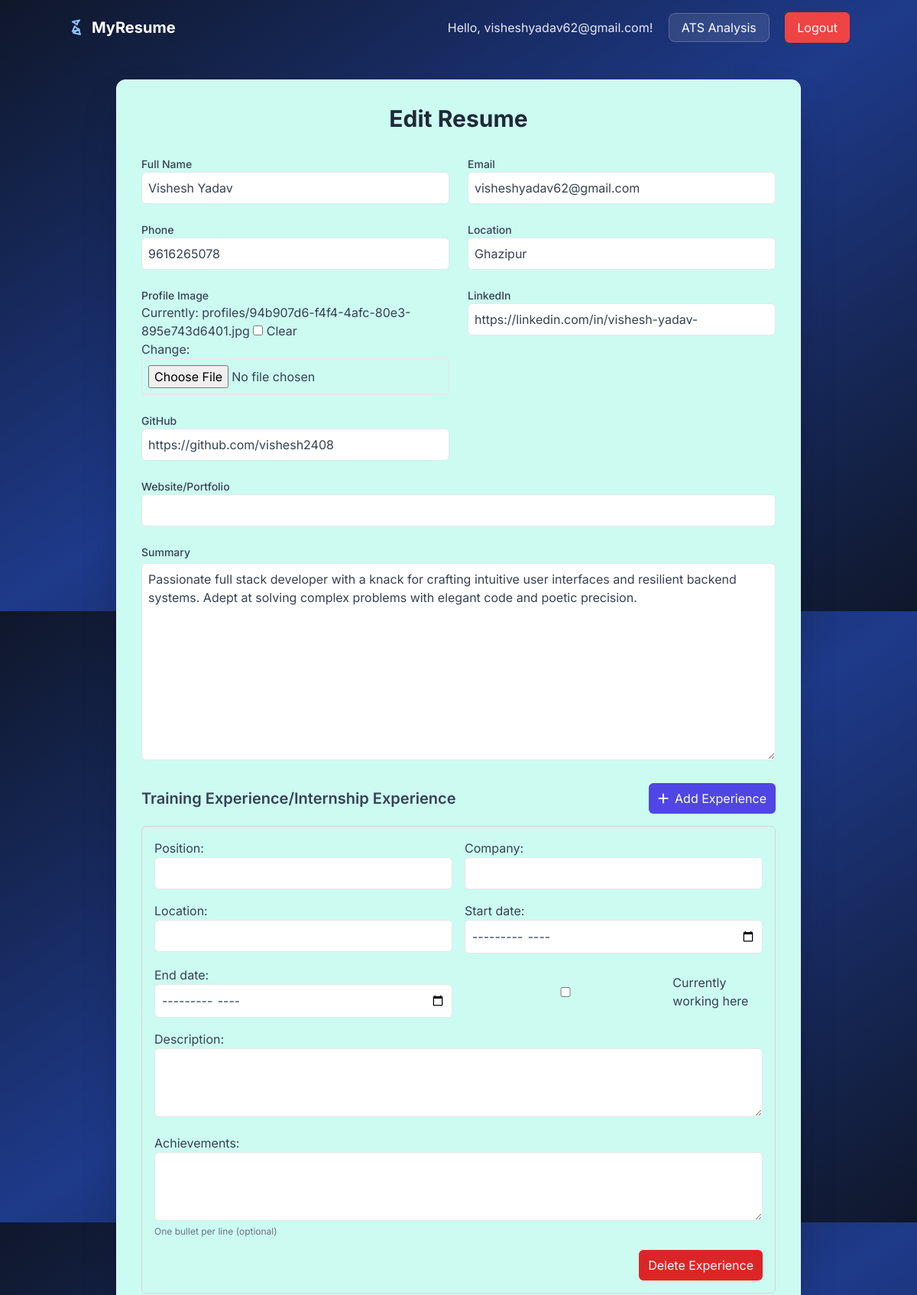
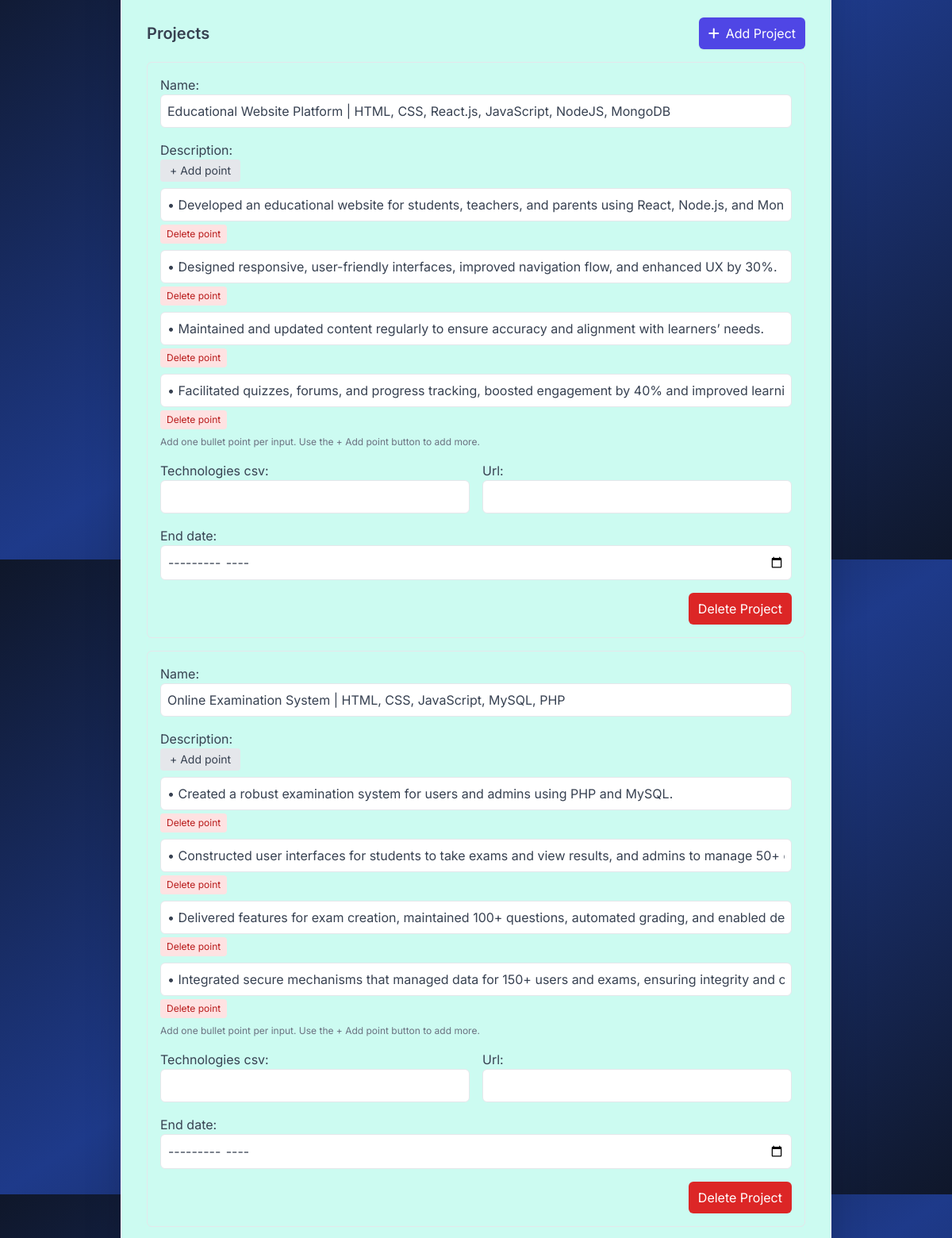
The app's page /edit/1/ (signed in, upper part) with its own data (2 pictures, top to bottom).
### app/models.py (models this page shows, shortened)
class Resume(models.Model):
    user = models.ForeignKey(User, on_delete=models.CASCADE)
    full_name = models.CharField(max_length=100)
    email = models.EmailField()
    phone = models.CharField(max_length=20)
    location = models.CharField(max_length=150, blank=True)
    linkedin = models.URLField(blank=True)
    github = models.URLField(blank=True)
    website = models.URLField(blank=True)
    summary = models.TextField(blank=True)
    profile_image = models.ImageField(upload_to='profiles/', null=True, blank=True)
    created_at = models.DateTimeField(auto_now_add=True)
    updated_at = models.DateTimeField(auto_now=True)

### app/views.py (the view)
# urls.py: path('edit/<int:pk>/', views.resume_edit_view, name='resume_edit'),
@login_required
def resume_edit_view(request, pk):
    resume = get_object_or_404(Resume, pk=pk, user=request.user)
    if request.method == 'POST':
        form = ResumeForm(request.POST, request.FILES, instance=resume)
        project_formset = ProjectFormSet(request.POST, instance=resume, prefix='projects')
        cert_formset = CertificationFormSet(request.POST, instance=resume, prefix='certs')
        edu_formset = EducationFormSet(request.POST, instance=resume, prefix='edu')
        extra_formset = ExtracurricularFormSet(request.POST, instance=resume, prefix='extra')
        exp_formset = ExperienceFormSet(request.POST, instance=resume, prefix='exp')
        skill_formset = SkillFormSet(request.POST, instance=resume, prefix='skills')
        if form.is_valid() and all([
            project_formset.is_valid(), cert_formset.is_valid(), edu_formset.is_valid(), extra_formset.is_valid(), exp_formset.is_valid(), skill_formset.is_valid()
        ]):
                max_retries = 5
                backoff = 0.1
                last_exc = None
                for attempt in range(1, max_retries + 1):
                    try:
                        with transaction.atomic():
                            inst = form.save(commit=False)
                            inst.summary = request.POST.get('summary', inst.summary)
                            inst.save()
                            project_formset.save()
                            cert_formset.save()
                            edu_formset.save()
                            extra_formset.save()
                            exp_formset.save()
                            skill_formset.save()
                        last_exc = None
                        break
                    except db_utils.OperationalError as e:
                        last_exc = e
                        msg = str(e).lower()
                        if 'database is locked' in msg or 'database is busy' in msg:
                            logger.warning('Database locked on save attempt %s/%s for resume %s; retrying after %.2fs', attempt, max_retries, resume.pk, backoff)
                            time.sleep(backoff)
                            backoff *= 2
                            continue
                        else:
                            raise
                if last_exc:
                    logger.error('Failed to save resume %s after %s attempts: %s', resume.pk, max_retries, last_exc)
                    raise last_exc
                return redirect('app:resume_list')
        else:
            logger.error('Resume edit validation failed for resume id %s by user %s', resume.pk, request.user)
            logger.error('POST keys: %s', list(request.POST.keys()))
            if not form.is_valid():
                logger.error('Resume form errors: %s', form.errors)
            for name, fs in [('projects', project_formset), ('certs', cert_formset), ('edu', edu_formset), ('extra', extra_formset), ('exp', exp_formset), ('skills', skill_formset)]:
                if not fs.is_valid():
                    logger.error('Formset %s errors: %s', name, fs.errors)
    else:
        form = ResumeForm(instance=resume)
        project_formset = ProjectFormSet(instance=resume, prefix='projects')
        cert_formset = CertificationFormSet(instance=resume, prefix='certs')
        edu_formset = EducationFormSet(instance=resume, prefix='edu')
        extra_formset = ExtracurricularFormSet(instance=resume, prefix='extra')
        exp_formset = ExperienceFormSet(instance=resume, prefix='exp')
        skill_formset = SkillFormSet(instance=resume, prefix='skills')
    return render(request, 'resume/resume_form.html', {
        'form': form,
        'project_formset': project_formset,
        'cert_formset': cert_formset,
        'edu_formset': edu_formset,
        'extra_formset': extra_formset,
        'exp_formset': exp_formset,
        'skill_formset': skill_formset,
        'page_title': 'Edit Resume'
    })

### app/forms.py
class ResumeForm(BaseTWModelForm):
    class Meta:
        model = Resume
        exclude = ['user', 'created_at', 'updated_at']

### app/templates/resume/resume_form.html (shortened to what this page needs)
{% extends 'base.html' %}
{% block content %}
<div class="relative max-w-4xl mx-auto bg-teal-100 p-8 rounded-xl shadow-2xl border border-gray-100">
    <h1 class="text-3xl font-bold text-gray-800 text-center mb-8">{{ page_title }}</h1>
    <form method="post" enctype="multipart/form-data" id="resume-form" class="space-y-6 text-gray-700">
        <div class="grid grid-cols-1 md:grid-cols-2 gap-6">
            <div>
                <label for="{{ form.full_name.id_for_label }}" class="block text-sm font-medium text-gray-700">Full Name</label>
                {{ form.full_name }}
            </div>
            <div>
                <label for="{{ form.email.id_for_label }}" class="block text-sm font-medium text-gray-700">Email</label>
                {{ form.email }}
            </div>
            <div>
                <label for="{{ form.phone.id_for_label }}" class="block text-sm font-medium text-gray-700">Phone</label>
                {{ form.phone }}
            </div>
            <div>
                <label for="{{ form.location.id_for_label }}" class="block text-sm font-medium text-gray-700">Location</label>
                {{ form.location }}
            </div>
            <div>
                <label for="{{ form.profile_image.id_for_label }}" class="block text-sm font-medium text-gray-700">Profile Image</label>
                {{ form.profile_image }}
            </div>
            <div>
                <label for="{{ form.linkedin.id_for_label }}" class="block text-sm font-medium text-gray-700">LinkedIn</label>
                {{ form.linkedin }}
            </div>
            <div>
                <label for="{{ form.github.id_for_label }}" class="block text-sm font-medium text-gray-700">GitHub</label>
                {{ form.github }}
            </div>
            <div class="md:col-span-2">
                <label for="{{ form.website.id_for_label }}" class="block text-sm font-medium text-gray-700">Website/Portfolio</label>
                {{ form.website }}
            </div>
        </div>
        <div class="space-y-4">
            <div>
                <label for="id_summary" class="block text-sm font-medium text-gray-700 mb-1">Summary</label>
                {{ form.summary }}
            </div>
        </div>
        <div class="space-y-4 text-gray-700">
            <div class="flex items-center justify-between">
                <h2 class="text-xl font-semibold">Training Experience/Internship Experience</h2>
                <button type="button" class="inline-flex items-center gap-2 px-3 py-2 bg-indigo-600 hover:bg-indigo-700 text-white rounded-md shadow-sm" onclick="addForm('exp')">
                    <i class="fa fa-plus"></i>
                    <span>Add Experience</span>
                </button>
            </div>
            <div id="exp-forms" class="space-y-4">
        {% for form in exp_formset %}
        <div class="p-4 border border-gray-300 rounded-md">
                    <div class="grid grid-cols-1 md:grid-cols-2 gap-4">
                        <div>
                            {{ form.position.label_tag }} {{ form.position }}
                        </div>
                        <div>
                            {{ form.company.label_tag }} {{ form.company }}
                        </div>
                        <div>
                            {{ form.location.label_tag }} {{ form.location }}
                        </div>
                        <div>
                            {{ form.start_date.label_tag }} {{ form.start_date }}
                        </div>
                        <div>
                            {{ form.end_date.label_tag }} {{ form.end_date }}
                        </div>
                        <div class="flex items-center gap-2">
                            {{ form.current }} <span>Currently working here</span>
                        </div>
                        <div class="md:col-span-2">
                            {{ form.description.label_tag }} {{ form.description }}
                        </div>
                        <div class="md:col-span-2">
                            {{ form.achievements.label_tag }} {{ form.achievements }}
                            <p class="text-xs text-gray-500">One bullet per line (optional)</p>
                        </div>
                        <div class="md:col-span-2 flex items-center justify-end">
                            <button type="button" class="px-3 py-2 bg-red-600 hover:bg-red-700 text-white rounded-md" onclick="deleteBlock(this)">Delete Experience</button>
                        </div>
                    </div>
                </div>
                {% endfor %}
            </div>
        </div>
        <div class="space-y-4">
            <div class="flex items-center justify-between">
                <h2 class="text-xl font-semibold">Projects</h2>
                <button type="button" class="inline-flex items-center gap-2 px-3 py-2 bg-indigo-600 hover:bg-indigo-700 text-white rounded-md shadow-sm" onclick="addForm('projects')">
                    <i class="fa fa-plus"></i>
                    <span>Add Project</span>
                </button>
            </div>
            <div id="projects-forms" class="space-y-4">
                {% for form in project_formset %}
                <div class="p-4 border rounded-md">
                    <div class="grid grid-cols-1 md:grid-cols-2 gap-4">
                        <div class="md:col-span-2">{{ form.name.label_tag }} {{ form.name }}</div>
                        <div class="md:col-span-2">
                            {{ form.description.label_tag }}
                            <div class="points-widget" data-prefix="{{ form.prefix }}">
                                <div class="points-controls">
                                    <button type="button" class="add-point-btn px-3 py-1 bg-gray-200 rounded text-sm">+ Add point</button>
                                </div>
                                <div class="points-list mt-2"></div>
                            </div>
                            <p class="text-xs text-gray-500">Add one bullet point per input. Use the + Add point button to add more.</p>
                        </div>
                        <div>{{ form.technologies_csv.label_tag }} {{ form.technologies_csv }}</div>
                        <div>{{ form.url.label_tag }} {{ form.url }}</div>
                        <div class="md:col-span-2">{{ form.end_date.label_tag }} {{ form.end_date }}</div>
                        <div class="md:col-span-2 flex items-center justify-end">
                            <button type="button" class="px-3 py-2 bg-red-600 hover:bg-red-700 text-white rounded-md" onclick="deleteBlock(this)">Delete Project</button>
                        </div>
                    </div>
                </div>
                {% endfor %}
            </div>
        </div>
    </form>
</div>
{% endblock %}

### app/templates/base.html (shortened to what this page needs)
<!DOCTYPE html>
<html lang="en" class="h-full">
  {% load static %}
<head>
  <link href="{% static 'css/tailwind.css' %}" rel="stylesheet">
  <script src="https://cdn.tailwindcss.com"></script>
  <link rel="stylesheet" href="https://cdnjs.cloudflare.com/ajax/libs/font-awesome/6.4.0/css/all.min.css">
</head>
<body class="h-full flex flex-col bg-gradient-to-br from-slate-900 via-blue-900 to-slate-900 text-white">
  {% if not hide_header_footer %}
  <nav class="bg-transparent sticky top-0 z-50 p-4">
    <div class="container mx-auto flex justify-between items-center">
      <a href="{% url 'app:resume_list' %}" class="text-xl font-bold text-white flex items-center gap-2">
        MyResume
      </a>
      <div class="space-x-4">
        {% if user.is_authenticated %}
          <span class="text-white/90">Hello, {{ user.username }}!</span>
          <a href="{% url 'app:ats_analysis' %}" class="px-4 py-2 bg-white/10 text-white rounded-lg border border-white/20">ATS Analysis</a>
          <form method="post" action="{% url 'logout' %}" class="inline">
            <button type="submit" class="px-4 py-2 bg-red-500 text-white rounded-md">Logout</button>
          </form>
        {% else %}
          <a href="{% url 'login' %}" class="px-4 py-2 text-white/90 rounded-md hover:bg-white/5 transition-colors">Login</a>
          <a href="{% url 'app:signup' %}" class="px-4 py-2 bg-white/10 text-white rounded-md border border-white/20">Sign Up</a>
        {% endif %}
      </div>
    </div>
  </nav>
  {% endif %}
  <main class="flex-grow {% if not hide_header_footer %}p-8{% endif %}">
      {% block content %}{% endblock %}
  </main>
</body>
</html>

### app/templates/base.html (style rules this page uses)
body { font-family: 'Inter', sans-serif; }

### records on screen
Resume: full_name "Vishesh Yadav", email "visheshyadav62@gmail.com", phone "9616265078", location "Ghazipur", linkedin "https://linkedin.com/in/vishesh-yadav-", github "https://github.com/vishesh2408", summary "Passionate full stack developer with a knack for crafting intuitive user interfaces and resilient backend systems. Adept at solving complex problems with elegant code and poetic precision."

### other values on screen
{{ user.username }} "visheshyadav62@gmail.com"
{{ page_title }} "Edit Resume"
